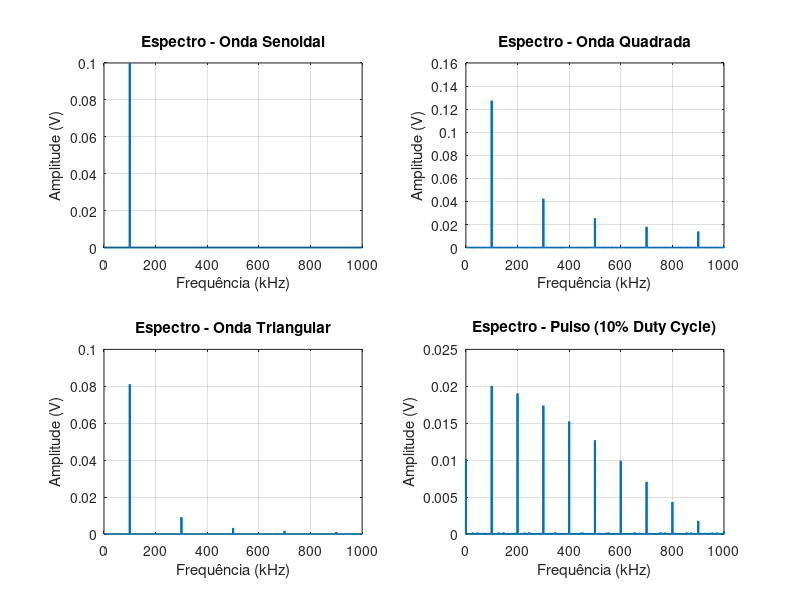

Source code (MATLAB):
%% 1. Configurações Globais
fs = 10e6;              % Freq. de amostragem (10MHz para captar harmônicas de 1MHz)
T = 1/fs;               
L = 10^5;               % Resolução espectral
t = (0:L-1)*T;          
f0 = 100e3;             % Fundamental de 100 kHz 
Amp = 0.1;              % Amplitude de 0.1 Vp 

%% 2. Geração dos Sinais
% Onda Senoidal 
sig{1} = Amp * sin(2*pi*f0*t); 
titles{1} = 'Espectro - Onda Senoidal';

% Onda Quadrada 
sig{2} = Amp * square(2*pi*f0*t); 
titles{2} = 'Espectro - Onda Quadrada';

% Onda Triangular
sig{3} = Amp * sawtooth(2*pi*f0*t, 0.5); 
titles{3} = 'Espectro - Onda Triangular';

% Pulso (Duty Cycle 10%)
sig{4} = Amp * (square(2*pi*f0*t, 10) + 1)/2; 
titles{4} = 'Espectro - Pulso (10% Duty Cycle)';

%% 3. Processamento e Plotagem
figure('Name', 'Análise de Espectro - Experiência 1');

for i = 1:4
    % Cálculo da FFT
    Y = fft(sig{i});
    P2 = abs(Y/L);
    P1 = P2(1:L/2+1);
    P1(2:end-1) = 2*P1(2:end-1);
    f = fs*(0:(L/2))/L;
    
    % Plotagem (Foco até 1 MHz conforme o roteiro)
    subplot(2, 2, i);
    plot(f/1e3, P1, 'LineWidth', 1.5); 
    title(titles{i});
    xlabel('Frequência (kHz)');
    ylabel('Amplitude (V)');
    xlim([0 1000]); % Limite de 1 MHz [cite: 24, 29, 32]
    grid on;
end
